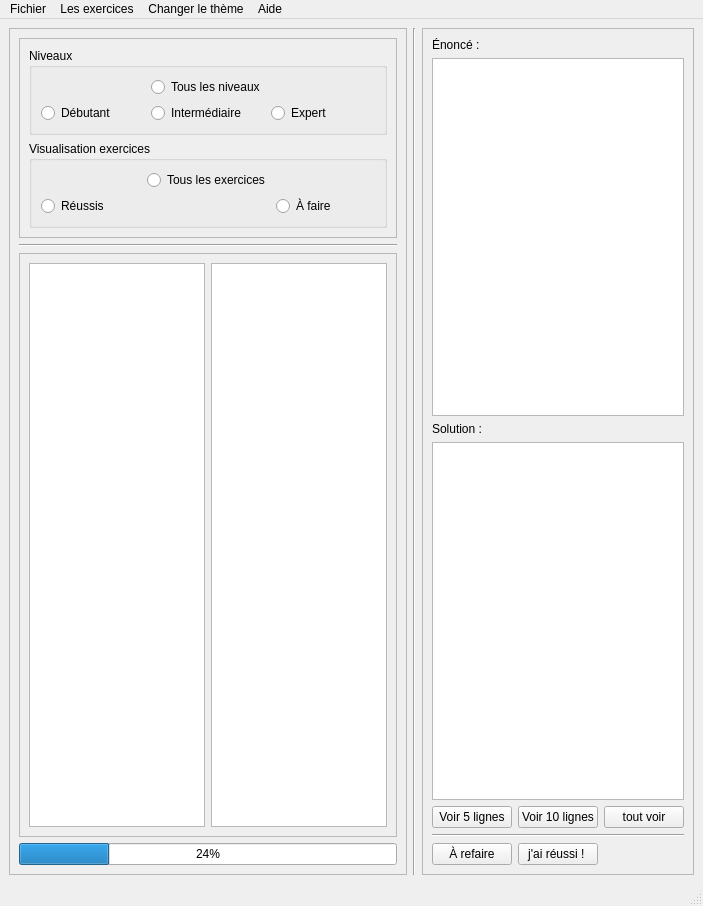
<?xml version="1.0" encoding="UTF-8"?>
<ui version="4.0">
 <class>ExercicesPython</class>
 <widget class="QMainWindow" name="ExercicesPython">
  <property name="geometry">
   <rect>
    <x>0</x>
    <y>0</y>
    <width>703</width>
    <height>906</height>
   </rect>
  </property>
  <property name="windowTitle">
   <string>MainWindow</string>
  </property>
  <widget class="QWidget" name="fenetreprincipale_2">
   <layout class="QGridLayout" name="gridLayout_6">
    <item row="0" column="1" rowspan="3">
     <widget class="Line" name="line_2">
      <property name="orientation">
       <enum>Qt::Vertical</enum>
      </property>
     </widget>
    </item>
    <item row="0" column="2" rowspan="3">
     <widget class="QFrame" name="Frcoldroite">
      <property name="enabled">
       <bool>true</bool>
      </property>
      <property name="frameShape">
       <enum>QFrame::StyledPanel</enum>
      </property>
      <property name="frameShadow">
       <enum>QFrame::Raised</enum>
      </property>
      <layout class="QGridLayout" name="gridLayout">
       <item row="5" column="0" colspan="3">
        <widget class="Line" name="line_3">
         <property name="orientation">
          <enum>Qt::Horizontal</enum>
         </property>
        </widget>
       </item>
       <item row="4" column="0">
        <widget class="QPushButton" name="btn_5lignes">
         <property name="enabled">
          <bool>true</bool>
         </property>
         <property name="font">
          <font>
           <kerning>true</kerning>
          </font>
         </property>
         <property name="text">
          <string>Voir 5 lignes</string>
         </property>
         <property name="checkable">
          <bool>false</bool>
         </property>
         <property name="default">
          <bool>false</bool>
         </property>
        </widget>
       </item>
       <item row="0" column="0">
        <widget class="QLabel" name="la_enonce">
         <property name="enabled">
          <bool>true</bool>
         </property>
         <property name="text">
          <string>Énoncé : </string>
         </property>
        </widget>
       </item>
       <item row="3" column="0" colspan="3">
        <widget class="QTextEdit" name="te_contenu"/>
       </item>
       <item row="6" column="1">
        <widget class="QPushButton" name="btn_reussite">
         <property name="text">
          <string>j'ai réussi ! </string>
         </property>
        </widget>
       </item>
       <item row="4" column="1">
        <widget class="QPushButton" name="btn_10lignes">
         <property name="enabled">
          <bool>true</bool>
         </property>
         <property name="text">
          <string>Voir 10 lignes</string>
         </property>
        </widget>
       </item>
       <item row="1" column="0" colspan="3">
        <widget class="QTextEdit" name="te_enonce">
         <property name="enabled">
          <bool>true</bool>
         </property>
        </widget>
       </item>
       <item row="6" column="0">
        <widget class="QPushButton" name="btn_faire">
         <property name="text">
          <string>À refaire</string>
         </property>
        </widget>
       </item>
       <item row="2" column="0">
        <widget class="QLabel" name="la_contenu">
         <property name="enabled">
          <bool>true</bool>
         </property>
         <property name="text">
          <string>Solution : </string>
         </property>
        </widget>
       </item>
       <item row="4" column="2">
        <widget class="QPushButton" name="btn_toutvoir">
         <property name="text">
          <string>tout voir</string>
         </property>
        </widget>
       </item>
      </layout>
     </widget>
    </item>
    <item row="0" column="0" rowspan="3">
     <widget class="QFrame" name="Frcolgauche">
      <property name="frameShape">
       <enum>QFrame::StyledPanel</enum>
      </property>
      <property name="frameShadow">
       <enum>QFrame::Raised</enum>
      </property>
      <layout class="QGridLayout" name="gridLayout_7">
       <item row="2" column="0">
        <widget class="QFrame" name="frame_4">
         <property name="frameShape">
          <enum>QFrame::StyledPanel</enum>
         </property>
         <property name="frameShadow">
          <enum>QFrame::Raised</enum>
         </property>
         <layout class="QHBoxLayout" name="horizontalLayout">
          <item>
           <widget class="QListWidget" name="listwid_fichier"/>
          </item>
          <item>
           <widget class="QListWidget" name="listreussi_fichier"/>
          </item>
         </layout>
        </widget>
       </item>
       <item row="1" column="0">
        <widget class="Line" name="line">
         <property name="orientation">
          <enum>Qt::Horizontal</enum>
         </property>
        </widget>
       </item>
       <item row="0" column="0">
        <widget class="QFrame" name="Fradiobouton">
         <property name="frameShape">
          <enum>QFrame::StyledPanel</enum>
         </property>
         <property name="frameShadow">
          <enum>QFrame::Raised</enum>
         </property>
         <layout class="QGridLayout" name="gridLayout_4">
          <item row="0" column="0">
           <widget class="QGroupBox" name="GBradiobt">
            <property name="title">
             <string>Niveaux</string>
            </property>
            <layout class="QGridLayout" name="gridLayout_2">
             <item row="1" column="1">
              <widget class="QRadioButton" name="radbout_interme">
               <property name="text">
                <string>Intermédiaire</string>
               </property>
              </widget>
             </item>
             <item row="1" column="2">
              <widget class="QRadioButton" name="radbout_expert">
               <property name="text">
                <string>Expert</string>
               </property>
              </widget>
             </item>
             <item row="1" column="0">
              <widget class="QRadioButton" name="radbout_debut">
               <property name="text">
                <string>Débutant</string>
               </property>
              </widget>
             </item>
             <item row="0" column="1">
              <widget class="QRadioButton" name="radbout_toutniv">
               <property name="text">
                <string>Tous les niveaux</string>
               </property>
              </widget>
             </item>
            </layout>
           </widget>
          </item>
          <item row="1" column="0">
           <widget class="QGroupBox" name="GBvisuali">
            <property name="title">
             <string>Visualisation exercices</string>
            </property>
            <layout class="QGridLayout" name="gridLayout_3">
             <item row="2" column="2">
              <widget class="QRadioButton" name="btexerfaire">
               <property name="text">
                <string>À faire</string>
               </property>
              </widget>
             </item>
             <item row="2" column="0">
              <widget class="QRadioButton" name="btexerreussi">
               <property name="text">
                <string>Réussis</string>
               </property>
              </widget>
             </item>
             <item row="0" column="1">
              <widget class="QRadioButton" name="btexertout">
               <property name="text">
                <string>Tous les exercices</string>
               </property>
              </widget>
             </item>
            </layout>
           </widget>
          </item>
         </layout>
        </widget>
       </item>
       <item row="3" column="0">
        <widget class="QProgressBar" name="progressBar1">
         <property name="value">
          <number>24</number>
         </property>
        </widget>
       </item>
      </layout>
     </widget>
    </item>
   </layout>
  </widget>
  <widget class="QMenuBar" name="menubar">
   <property name="geometry">
    <rect>
     <x>0</x>
     <y>0</y>
     <width>703</width>
     <height>22</height>
    </rect>
   </property>
   <widget class="QMenu" name="menuFichier">
    <property name="title">
     <string>Fichier</string>
    </property>
    <addaction name="actionFerm_fich"/>
   </widget>
   <widget class="QMenu" name="menuCr_er_un_exercice">
    <property name="title">
     <string>Les exercices</string>
    </property>
    <addaction name="actionCreer_exercice"/>
    <addaction name="actionModifier_exercices"/>
    <addaction name="actionSupprimer_exercices"/>
   </widget>
   <widget class="QMenu" name="menuChanger_le_th_me">
    <property name="title">
     <string>Changer le thème</string>
    </property>
    <addaction name="actionTheme_clair"/>
    <addaction name="actionTheme_sombre"/>
   </widget>
   <widget class="QMenu" name="menuAide">
    <property name="title">
     <string>Aide</string>
    </property>
    <addaction name="actionAide_log"/>
    <addaction name="action_Apropos"/>
   </widget>
   <addaction name="menuFichier"/>
   <addaction name="menuCr_er_un_exercice"/>
   <addaction name="menuChanger_le_th_me"/>
   <addaction name="menuAide"/>
  </widget>
  <widget class="QStatusBar" name="statusbar"/>
  <action name="actionOuvrir_un_fichier">
   <property name="text">
    <string>Ouvrir un fichier</string>
   </property>
  </action>
  <action name="actionSauvegarder_un_fichier">
   <property name="text">
    <string>Sauvegarder un fichier</string>
   </property>
  </action>
  <action name="actionFerm_fich">
   <property name="text">
    <string>Fermer le fichier</string>
   </property>
  </action>
  <action name="actionCreer_exercice">
   <property name="text">
    <string>Créer un exercice</string>
   </property>
  </action>
  <action name="actionModifier_exercices">
   <property name="text">
    <string>Modifier un exercice</string>
   </property>
  </action>
  <action name="actionSupprimer_exercices">
   <property name="text">
    <string>Supprimer un exercice</string>
   </property>
  </action>
  <action name="actionTheme_clair">
   <property name="text">
    <string>Thème clair</string>
   </property>
  </action>
  <action name="actionTheme_sombre">
   <property name="text">
    <string>Thème sombre</string>
   </property>
  </action>
  <action name="actionAide_log">
   <property name="text">
    <string>Aide sur le logiciel</string>
   </property>
  </action>
  <action name="action_Apropos">
   <property name="text">
    <string>À propos</string>
   </property>
  </action>
 </widget>
 <resources/>
 <connections/>
</ui>
